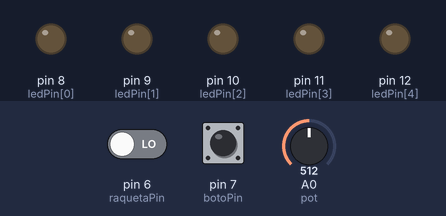
A sketch run on a simulated Arduino Uno, built with avr-gcc and run on an emulated ATmega328P. On the bench: output pins drawn as LEDs (lit = HIGH). Dashed ring = blinking. The inputs (shaded band) are chosen by the test bench; at power-on: pin 7 (botoPin) LOW, A0 (pot) = 512, pin 6 (raquetaPin) LOW.

Above: at 1.2 s.
1.3 s: pin 7 (botoPin) pulled HIGH for 0.15 s
At 1.37 s:
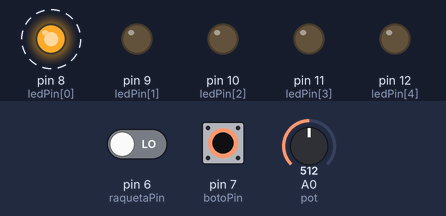
4.3 s: A0 (pot) set to 0
6.0 s: A0 (pot) set to 18
At 6.7 s:
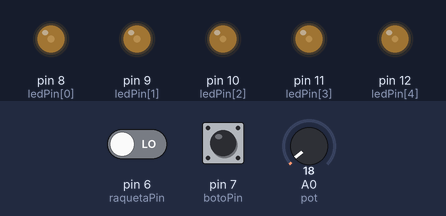
7.5 s: A0 (pot) set to 22
At 7.7 s:
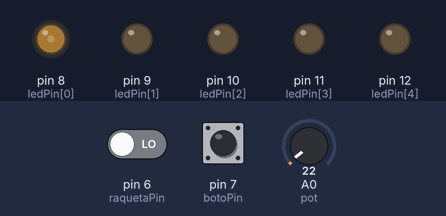
10.5 s: A0 (pot) set to 306
At 11.4 s:
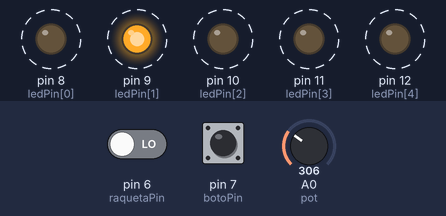
13.5 s: pin 6 (raquetaPin) driven HIGH
At 14.0 s:
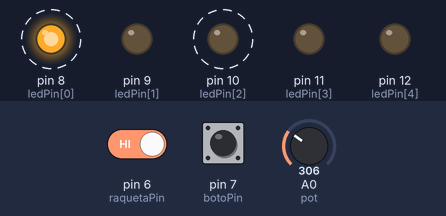
Timing chart, 0 to 17.5 s (numbered marks = the images above; inputs shaded):
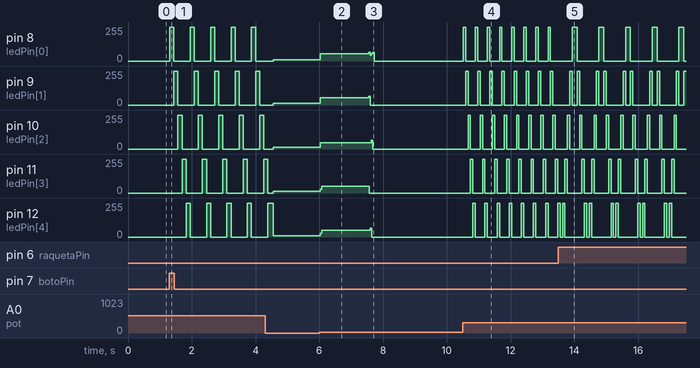

The sketch:

Practica_4.ino
```cpp
 /*
  Intermitencia
  Enciende un LED durante medio segundo y lo apaga. Repite la accion en los 5 leds
  Implementamos un potenciometro para ajustar la velocidad y ampliamos el c´digo para que
  el pulsador funcione como un interruptor.
  Añadimos un pulsador para cambiar de direccion el sentido de la luz
 */


 int ledPin [] = {8, 9, 10, 11, 12};
 int temps = 500;
 int botoPin = 7;
 int boto = 0;
 int botoAntes = 0;
 int pot = A0;
 int estado = 0;
 int raquetaPin = 6;


 void setup() {

  for (int i = 0; i < 5; i++){
    pinMode(ledPin[i], OUTPUT);
  }

  pinMode(botoPin, INPUT);

  for (int i = 0; i < 5; i++){
     digitalWrite(ledPin[i], LOW);
  }
 }


 void loop() {
   boto = digitalRead(botoPin);
   temps = (analogRead(pot))/4;

   if((boto == HIGH) && (botoAntes == LOW)){
      estado = 1 - estado;
      delay(10);
   }

   botoAntes = boto;

   if(estado == 1){
      secuencia();
      boolean golpe = digitalRead(raquetaPin);
      if (golpe == true){
       secuenciaInv();
      }
   }else{
     for (int i = 0; i < 5; i++){
         digitalWrite(ledPin[i], LOW);
     }

   }

 }


 void secuencia(){
   for(int i = 0; i < 5; i++){
     digitalWrite(ledPin[i], HIGH);
     delay(temps);
     digitalWrite(ledPin[i], LOW);
   }

 }

 void secuenciaInv(){
   for(int i = 5; i >= 0; i--){
     digitalWrite(ledPin[i], HIGH);
     delay(temps);
     digitalWrite(ledPin[i], LOW);
   }

 }
```

Measured:
- the behaviour switches between 19 and 20 on A0 (pot) (found by bisection; images 2 and 3)
- after the input at 1.3 s, pin 8 (ledPin[0]): alternates 255/255 for 0.13 s and 0/255 for 0.51 s, starting at once; pin 9 (ledPin[1]): alternates 255/255 for 0.13 s and 0/255 for 0.51 s, starting after 0.14 s
- after the input at 6.0 s, pin 8 (ledPin[0]): 11/255 → 54/255 at once; pin 9 (ledPin[1]): 12/255 → 54/255 at once; pin 10 (ledPin[2]): 12/255 → 47/255 at once; pin 11 (ledPin[3]): 12/255 → 51/255 at once; pin 12 (ledPin[4]): 11/255 → 51/255 at once
- after the input at 7.5 s, pin 8 (ledPin[0]), pin 9 (ledPin[1]): 54/255 → 0/255 after 0.05 s; pin 10 (ledPin[2]): 47/255 → 0/255 after 0.13 s; pin 11 (ledPin[3]): 51/255 → 0/255 after 0.06 s; pin 12 (ledPin[4]): 51/255 → 0/255 after 0.09 s
- after the input at 10.5 s, pin 8 (ledPin[0]): alternates 255/255 for 0.08 s and 0/255 for 0.30 s, starting at once; pin 9 (ledPin[1]): alternates 255/255 for 0.08 s and 0/255 for 0.30 s, starting after 0.09 s
- after the input at 13.5 s, pin 8 (ledPin[0]): alternates 255/255 for 0.15 s and 0/255 for 0.68 s, starting after 0.43 s
